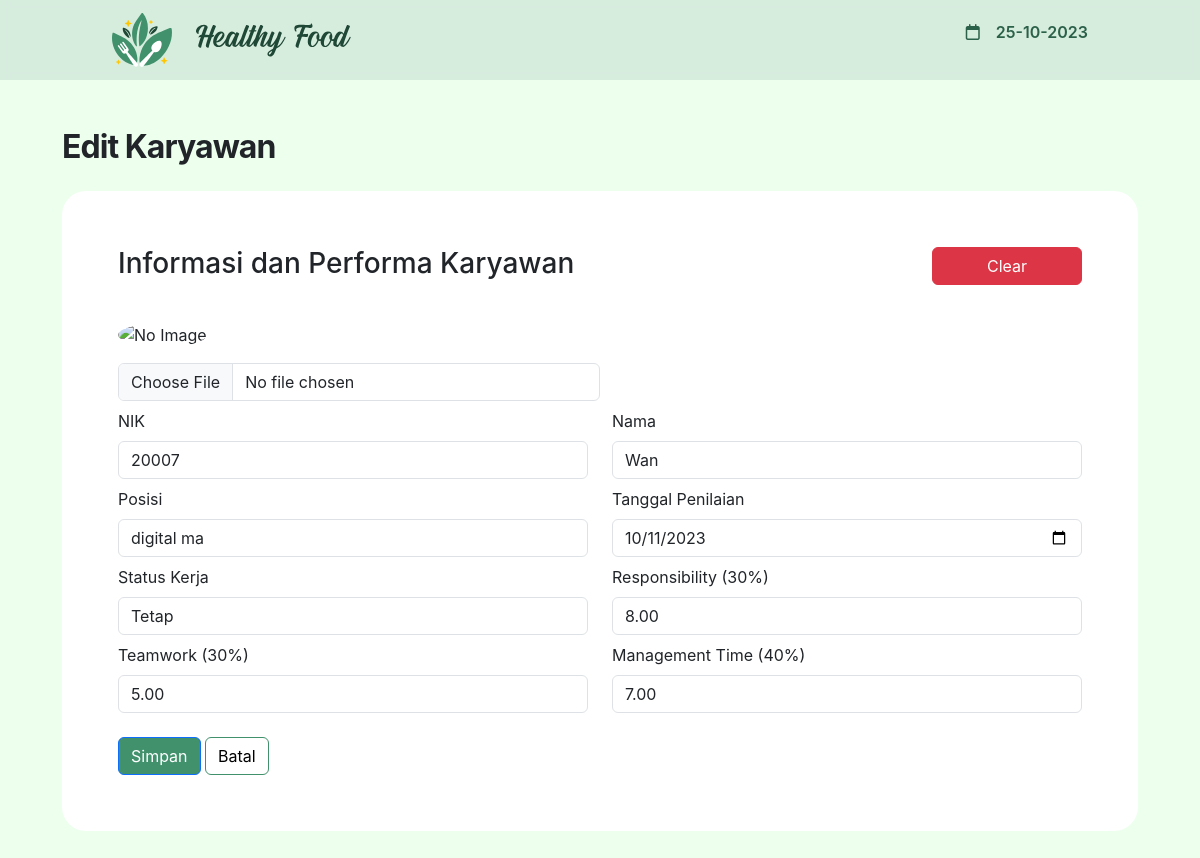
Before: /edit_performance.php?nik=20007 with the older database file.
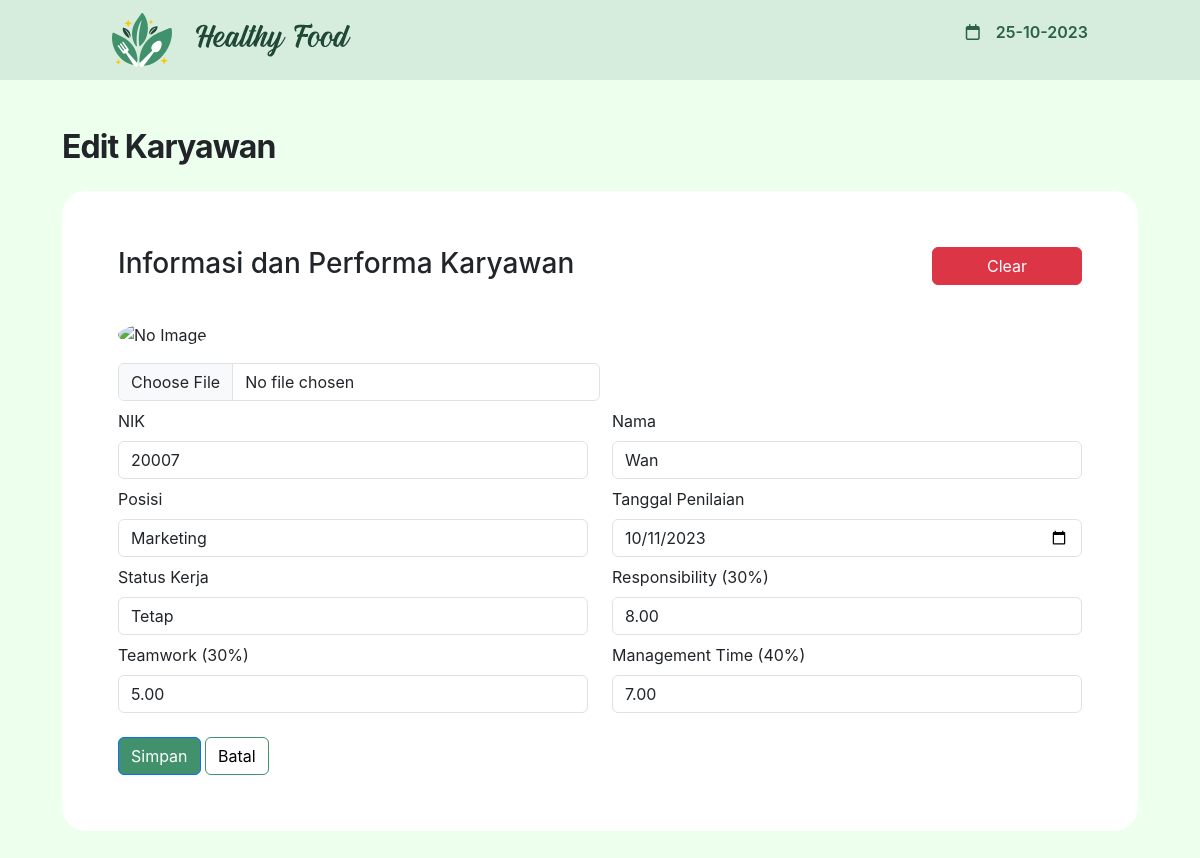
After: the same page with the newer database file.
### tables this page shows
CREATE TABLE `performance` (
  `nik` int(8) NOT NULL,
  `foto` varchar(200) NOT NULL,
  `nama` varchar(200) NOT NULL,
  `status_kerja` enum('Tetap','Tidak Tetap') NOT NULL,
  `position` varchar(10) NOT NULL,
  `tgl_penilaian` date NOT NULL,
  `responsibility` decimal(10,2) NOT NULL,
  `teamwork` decimal(10,2) NOT NULL,
  `management_time` decimal(10,2) NOT NULL,
  `total` decimal(10,2) NOT NULL,
  `grade` varchar(3) NOT NULL
);

### edit_performance.php (the view, shortened to what the changed rows need)
<!DOCTYPE html>
<html lang="en">
<?php
include "sqlConnect.php";
$nik = $_GET['nik'];
$sql = "SELECT * FROM performance where nik = '$nik' LIMIT 1";
$result = mysqli_query($conn, $sql);
if ($result->num_rows > 0) {
    while ($row = $result->fetch_assoc()) {
        $nik = $row['nik'];
        $nama = $row['nama'];
        $tglPenilaian = $row['tgl_penilaian'];
        $posisi = $row['position'];
        $statusKerja = $row['status_kerja'];
        $responsibility = $row['responsibility'];
        $teamwork = $row['teamwork'];
        $management = $row['management_time'];
    }
}
?>
<head>
    <link href="https://cdn.jsdelivr.net/npm/bootstrap@5.3.2/dist/css/bootstrap.min.css" rel="stylesheet">
    <link rel="stylesheet" href="https://cdnjs.cloudflare.com/ajax/libs/font-awesome/6.0.0/css/all.min.css">
    <link rel="stylesheet" href="style.css">
</head>
<body>
    <div class="container">
        <div class="content-body">
            <div class="content-fluid">
                <h1 class="PageTitle mt-3">Edit Karyawan</h1>
                <form action="ubah-performance.php" method="POST" enctype="multipart/form-data" onsubmit="return simpan()">
                    <div class="card">
                        <div class="card-body">
                            <div class="row mt-4">
                                <div class="col-12 col-sm-6  form-input mt-2">
                                    <label>
                                        NIK
                                    </label>
                                    <input class="form-control inputForm mt-2" name="nik" id="nik" placeholder="Masukan NIK" type="number" readonly value="<?php echo ($nik) ?>" />
                                </div>
                                <div class="col-12 col-sm-6  form-input mt-2">
                                    <label>
                                        Nama
                                    </label>
                                    <input class="form-control inputForm mt-2" name="nama" id="nama" placeholder="Masukan Nama" type="text" required value="<?php echo ($nama) ?>" />
                                </div>
                                <div class="col-12 col-sm-6  form-input mt-2">
                                    <label>
                                        Posisi
                                    </label>
                                    <input class="form-control inputForm mt-2" name="posisi" id="posisi" placeholder="Masukan Posisi" type="text" required value="<?php echo ($posisi) ?>" />
                                </div>
                                <div class="col-12 col-sm-6  form-input mt-2">
                                    <label>
                                        Tanggal Penilaian
                                    </label>
                                    <input class="form-control inputForm mt-2" name="tglPenilaian" id="tglPenilaian" placeholder="Masukan Tanggal" type="date" required value="<?php echo ($tglPenilaian) ?>" />
                                </div>
                                <div class="col-12 col-sm-6  form-input mt-2">
                                    <label>
                                        Status Kerja
                                    </label>
                                    <select class="form-control inputForm mt-2" name="statusKerja" id="statusKerja" required>
                                        <option value="Tetap" <?php echo ($statusKerja === 'Tetap') ? 'selected' : ''; ?>>
                                            Tetap
                                        </option>
                                    </select>
                                </div>
                                <div class="col-12 col-xxl-2 col-sm-6 form-input mt-2">
                                    <label>
                                        Responsibility (30%)
                                    </label>
                                    <input class="form-control inputForm mt-2" name="responsibility" id="responsibility" placeholder="(0-100)" type="number" required value="<?php echo ($responsibility) ?>" />
                                </div>
                                <div class="col-12 col-xxl-2 col-sm-6 form-input mt-2">
                                    <label>
                                        Teamwork (30%)
                                    </label>
                                    <input class="form-control inputForm mt-2" name="teamwork" id="teamwork" placeholder="(0-100)" type="number" required value="<?php echo ($teamwork) ?>" />
                                </div>
                                <div class="col-12 col-xxl-2 col-sm-6 form-input mt-2">
                                    <label>
                                        Management Time (40%)
                                    </label>
                                    <input class="form-control inputForm mt-2" name="management" id="management" placeholder="(0-100)" type="number" required value="<?php echo ($management) ?>" />
                                </div>
                            </div>
                        </div>
                    </div>
                </form>
            </div>
        </div>
    </div>
</body>
</html>

Changed rows visible on the page:
changed performance "Wan": posisi "digital ma" → "Marketing"
